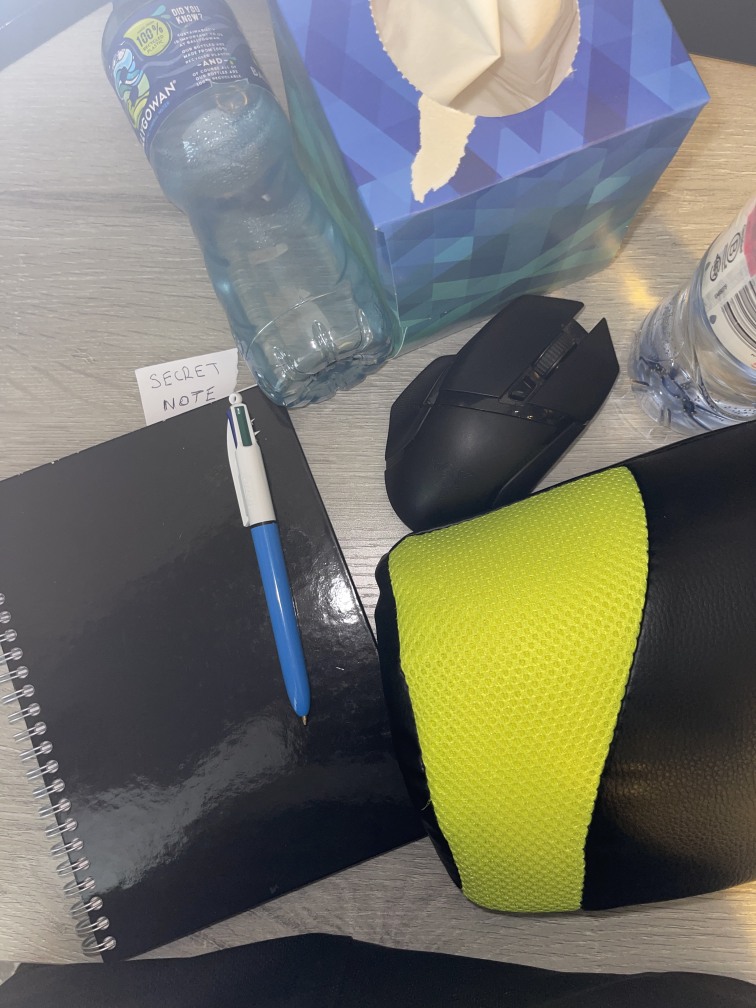
#> input picture image7.jpg, 3024 x 4032 px (shown at 1/4 size)
$ python file.py   (older library calls are emulated)
#> lines starting #> are read from the running program, lines starting #| are printed output that depends on the picture; after the words box and inside, x2 and y2 are one past the last pixel; in counts of white or black regions, pixels touching at a corner belong together
import numpy as np
from PIL import Image, ImageFilter, ImageEnhance
import cv2
import os
import sys
import boto3

def main():
    """
    Executes the image optimization process.
    """
    try:
        src_path = os.path.dirname(os.path.abspath(__file__))

        input_image = "image7.jpg"
        optimized_image = "optimized_image7.png"

        img_path = os.path.join(src_path, input_image)
        output_path = os.path.join(src_path, optimized_image)

        if not os.path.isfile(img_path):
            print(f"Error: The image file '{input_image}' does not exist in '{src_path}'.")
            sys.exit(1)

        optimize_image(img_path, output_path)

    except Exception as e:
        print(f"An unexpected error occurred: {e}")

def optimize_image(img_path, output_path):
    # Read the image
#> called with img_path = 'image7.jpg', output_path = 'optimized_image7.png'
    image = cv2.imread('image7.jpg')
#> image is the input picture: shape (4032, 3024, 3); mean B, G, R 105.9, 115.6, 114.9

    # Split the image into its RGB planes
    rgb_planes = cv2.split(image)

    result_planes = []
    result_norm_planes = []

    # Process each plane separately
    for plane in rgb_planes:
        # Dilate the image to remove small shadows
        dilated_img = cv2.dilate(plane, np.ones((7, 7), np.uint8))

        # Apply median blur to smoothen the dilated image
        bg_img = cv2.medianBlur(dilated_img, 21)

        # Compute the difference between the original plane and the background image
        diff_img = 255 - cv2.absdiff(plane, bg_img)

        # Normalize the difference image
        norm_img = cv2.normalize(diff_img, None, alpha=0, beta=255, norm_type=cv2.NORM_MINMAX, dtype=cv2.CV_8UC1)

        result_planes.append(diff_img)
        result_norm_planes.append(norm_img)
#> this loop made 3 passes
#> pass 1, in optimize_image, `dilated_img = cv2.dilate(plane, np.ones((7, 7), np.uint8))`:
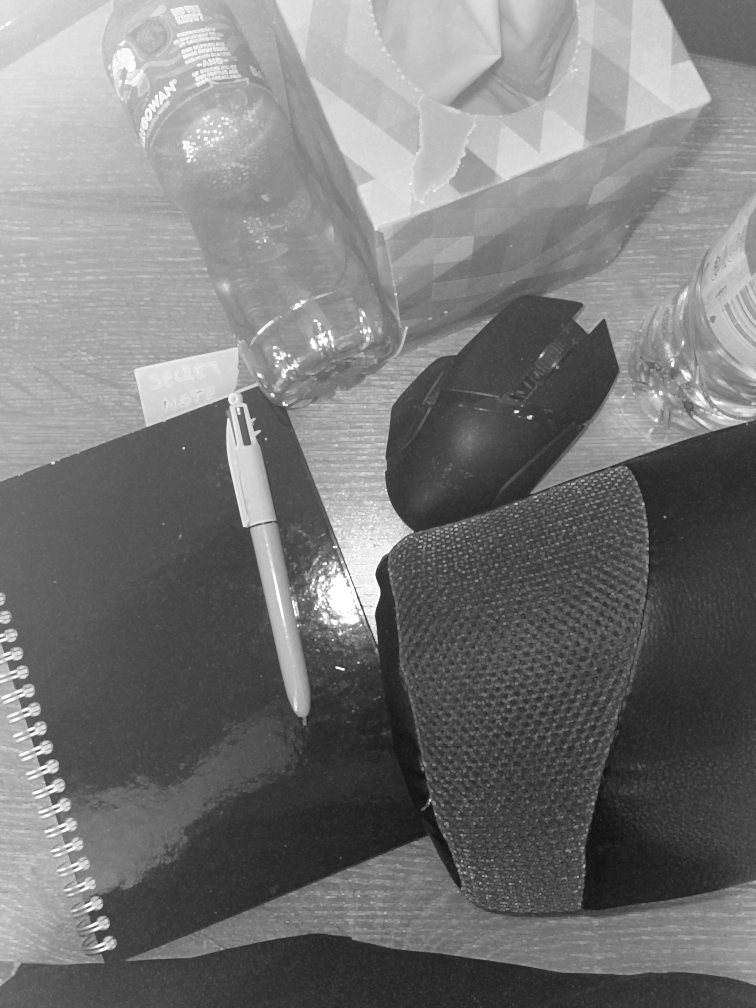
#> dilated_img: shape (4032, 3024) (shown at 1/4 size); min 15, max 255, mean 119.3
#> pass 1, in optimize_image, `diff_img = 255 - cv2.absdiff(plane, bg_img)`:
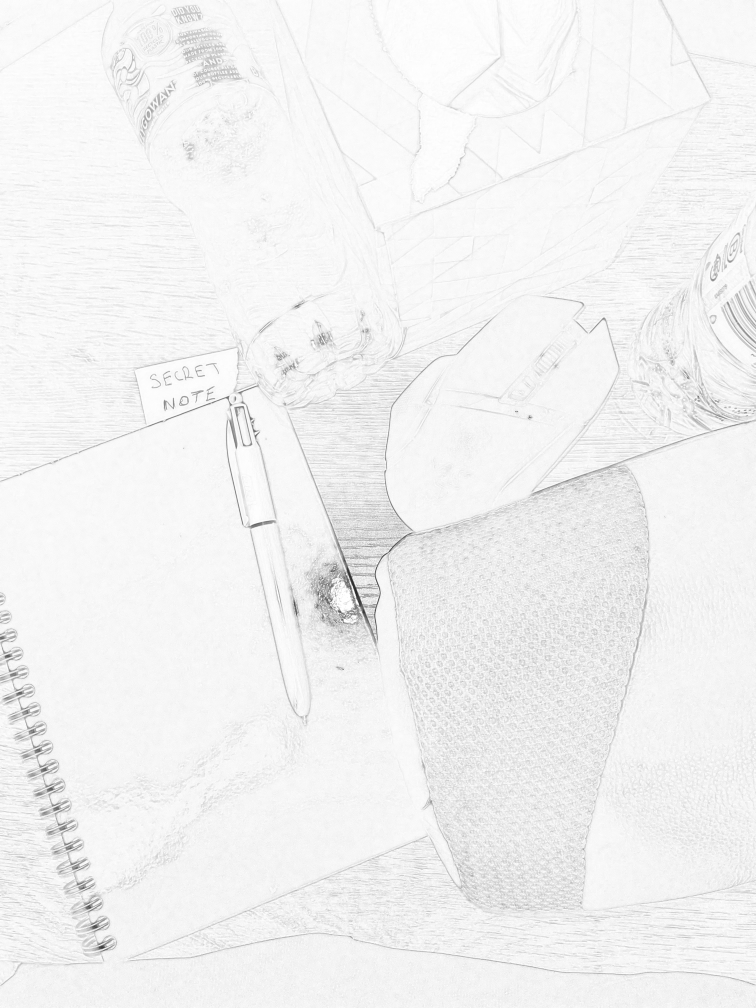
#> diff_img: shape (4032, 3024) (shown at 1/4 size); min 18, max 255, mean 241.8
#> after the loop:
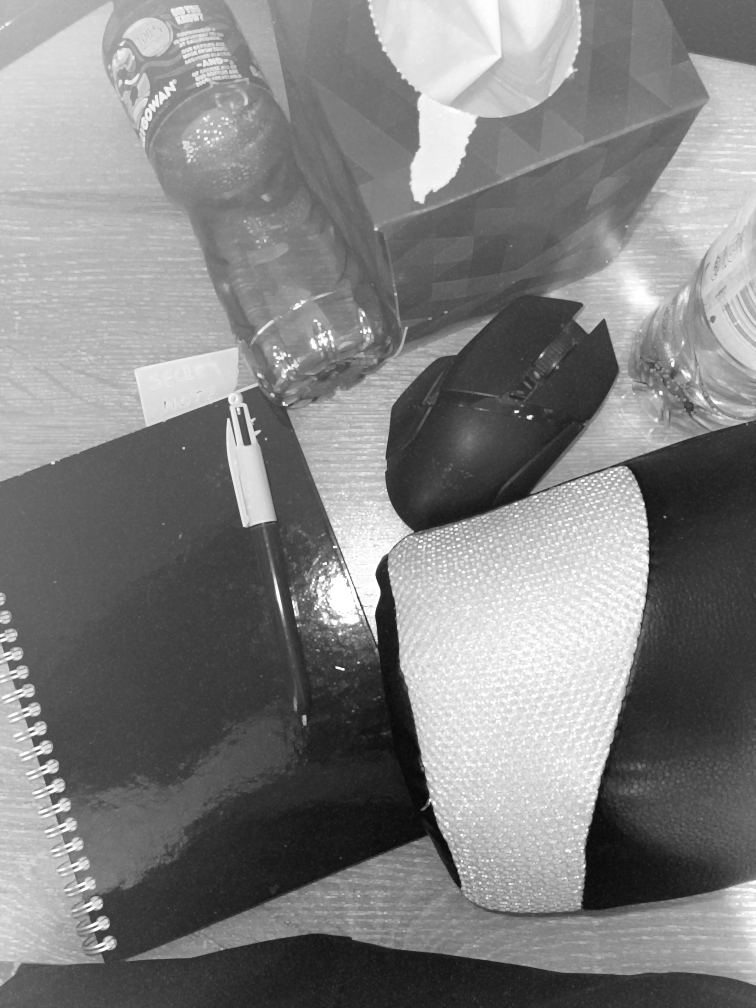
#> dilated_img: shape (4032, 3024) (shown at 1/4 size); min 7, max 255, mean 128.6
#> after the loop, result_norm_planes = 3 items; result_planes = 3 items

    # Merge the processed planes back into an RGB image
    result = cv2.merge(result_planes)
    """
    Enhances an image through resizing, grayscaling, noise reduction,
    thresholding, filtering, and contrast adjustment.

    Parameters:
    - img_path: Path to the input image.
    - output_path: Path to save the optimized image.
    """
    try:
        print("Loading image...")
        img = result
        if img is None:
            print(f"Error: Unable to load image at {img_path}.")
            return

        print("Resizing image...")
        img_resized = cv2.resize(img, None, fx=3, fy=3, interpolation=cv2.INTER_LINEAR)

        print("Converting to grayscale...")
        img_gray = cv2.cvtColor(img_resized, cv2.COLOR_BGR2GRAY)

        print("Reducing noise...")
        kernel = np.ones((3, 3), np.uint8)
        img_dilated = cv2.dilate(img_gray, kernel, iterations=1)
        img_eroded = cv2.erode(img_dilated, kernel, iterations=1)

        print("Applying adaptive thresholding...")
        img_thresh = cv2.adaptiveThreshold(
            img_eroded,
            255,
            cv2.ADAPTIVE_THRESH_GAUSSIAN_C,
            cv2.THRESH_BINARY_INV,
            15,
            5
        )

        print("Applying median filter...")
        img_pil = Image.fromarray(img_thresh)
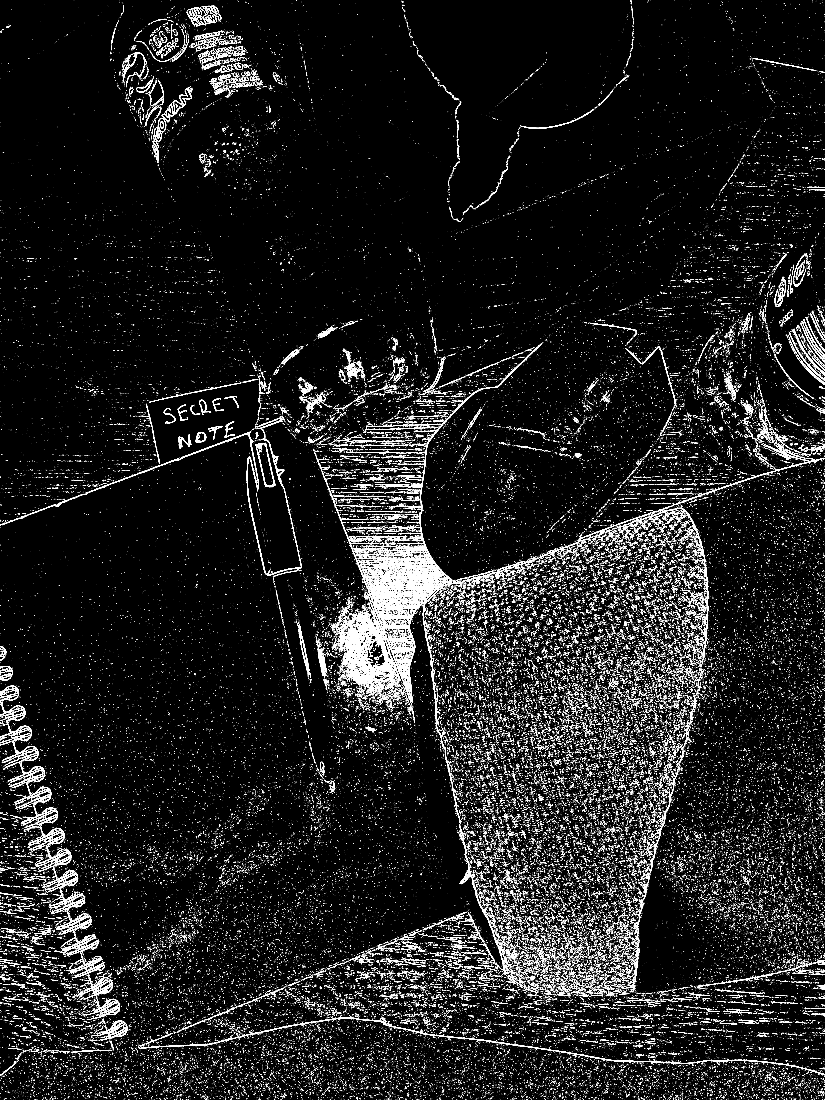
#> img_pil: PIL image 9072x12096 L (shown at 1/11 size); 2.3% white; 161975 white regions (140278 under 20 px), largest, box (x1, y1, x2, y2) and area: (4620, 3813, 5927, 5635) 20242, (4490, 6387, 4954, 7716) 14727, (1596, 4748, 2785, 5191) 11943
        img_filtered = img_pil.filter(ImageFilter.MedianFilter(size=3))
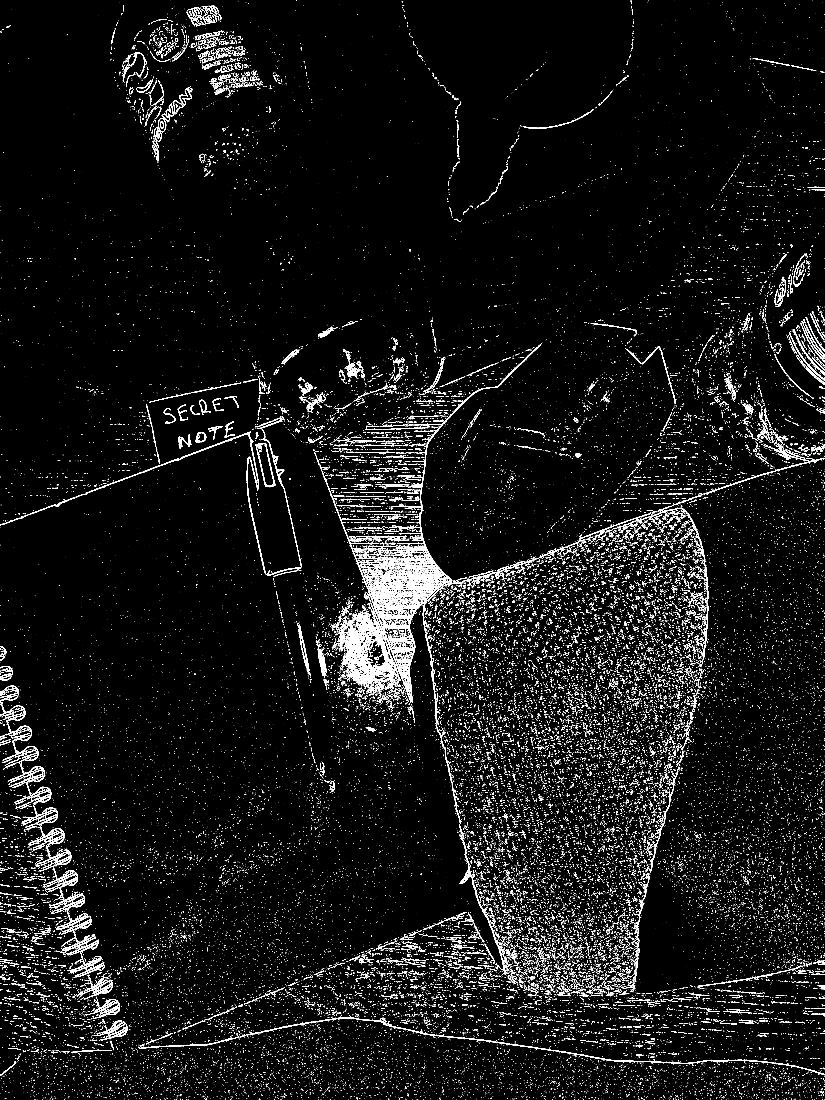
#> img_filtered: PIL image 9072x12096 L (shown at 1/11 size); 1.8% white; 73720 white regions (55701 under 20 px), largest, box (x1, y1, x2, y2) and area: (4620, 3813, 5926, 5634) 20351, (4413, 6387, 4954, 7716) 14103, (1596, 4748, 2785, 5191) 11786

        print("Enhancing contrast...")
        enhancer = ImageEnhance.Contrast(img_filtered)
        img_enhanced = enhancer.enhance(2)

        print(f"Saving optimized image as '{output_path}'...")
        img_enhanced.save(output_path)

        print("Image optimization complete!")

        crop(img_enhanced)

    except Exception as e:
        print(f"An error occurred during image optimization: {e}")

# [8 lines left out: function preprocess_image, not called in this run]

def detect_edges(image):
    """
    Detect edges using the Canny edge detector.
    """
    edges = cv2.Canny(image, 50, 150)

    return edges

# [38 lines left out: functions apply_morphological_transformations, find_largest_text_block, crop_text_region, not called in this run]

def crop(import_image):
    image = import_image

    # Preprocess the image (grayscale and blur)
    #preprocessed_image = preprocess_image(image)

    # Detect edges using Canny edge detector
    edges = detect_edges(image)

    # Apply morphological transformations (dilate and close)
    closed_image = apply_morphological_transformations(edges)

    # Find the largest text block
    text_region = find_largest_text_block(closed_image)

    if text_region:
        x, y, w, h = text_region

        # Crop and save the largest text region
        cropped_image = crop_text_region(image, x, y, w, h)
        #cv2.imwrite('cropped_text_region.jpg', cropped_image)

        doOCR(cropped_image)
    else:
        print("No text region found.")


# [103 lines left out: functions analyze_document_and_get_bounding_boxes, crop_image_to_text, extract_text_from_image, doOCR, not called in this run]

if __name__ == "__main__":
    main()
